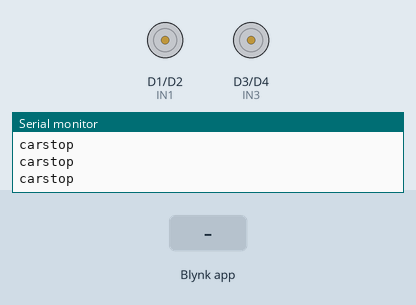
Simulated run of this sketch. Board: ESP8266 (NodeMCU). Parts: motor-driver pin pairs drawn as motors (green arrow = first pin HIGH = forward, orange = second pin HIGH = backward, longer = more drive, scaled by the enable pin), the last lines printed to the serial monitor. The inputs (shaded band) are chosen by the test bench. WiFi joins after 1.5 s; servers stay silent unless stated.

Above: at 3.0 s.
3.1 s: Blynk app writes 1 to V0
4.6 s: Blynk app writes 1 to V4
At 5.6 s:
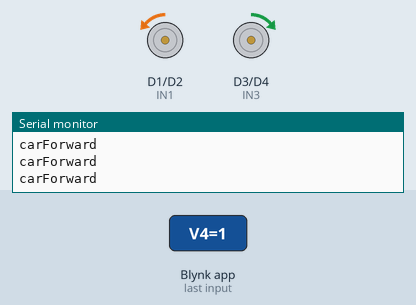
6.1 s: Blynk app writes 0 to V0
At 6.6 s:
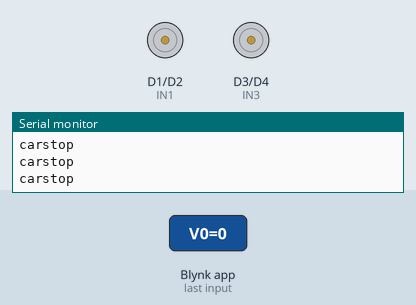
7.6 s: Blynk app writes 1 to V1
At 8.8 s:
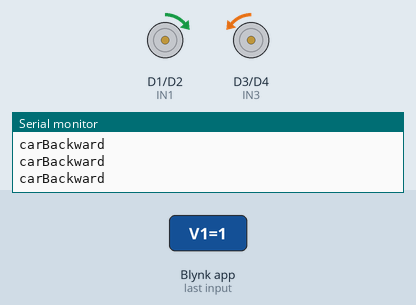
9.1 s: Blynk app writes 0 to V4
At 10.3 s:
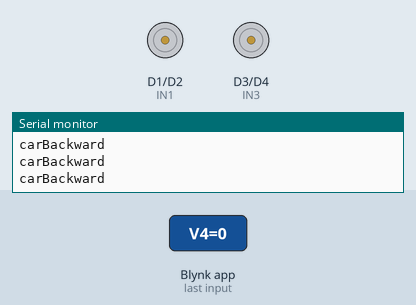
10.6 s: Blynk app writes 200 to V4
At 11.5 s:
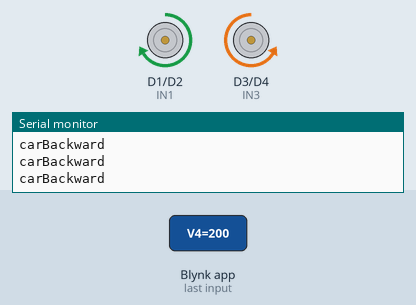
Timing chart, 0 to 13.1 s (numbered marks = the images above; inputs shaded):
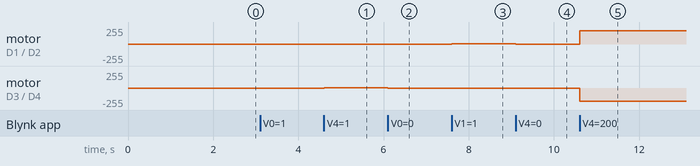

Measured:
- after the input at 4.6 s, motor on D1 (IN1) / D2 (IN2): stopped → backward 1/255 at once; motor on D3 (IN3) / D4 (IN4): stopped → forward 1/255 at once
- after the input at 6.1 s, motor on D1 (IN1) / D2 (IN2): backward 1/255 → stopped at once; motor on D3 (IN3) / D4 (IN4): forward 1/255 → stopped at once
- after the input at 7.6 s, motor on D1 (IN1) / D2 (IN2): stopped → forward 1/255 at once; motor on D3 (IN3) / D4 (IN4): stopped → backward 1/255 at once
- after the input at 9.1 s, motor on D1 (IN1) / D2 (IN2): forward 1/255 → stopped at once; motor on D3 (IN3) / D4 (IN4): backward 1/255 → stopped at once
- after the input at 10.6 s, motor on D1 (IN1) / D2 (IN2): stopped → forward 200/255 at once; motor on D3 (IN3) / D4 (IN4): stopped → backward 200/255 at once

The sketch:

wifi_car.ino
```cpp
/*NodeMCU ESP8266 WIFI control car with the New Blynk app. */

// Include the library files
#define BLYNK_PRINT Serial
#define BLYNK_TEMPLATE_ID ""   // Enter with your actual Template ID
#define BLYNK_TEMPLATE_NAME "" // Enter with your actual Template Name
#include <ESP8266WiFi.h>
#include <BlynkSimpleEsp8266.h>

// Define the motor pins
#define ENA D0
#define IN1 D1
#define IN2 D2
#define IN3 D3
#define IN4 D4
#define ENB D5


// Variables for the Blynk widget values

int Speed;

bool forward = 0;
bool backward = 0;
bool Left = 0;
bool Right = 0;


char auth[] = ""; //Enter your Blynk auth token
char ssid[] = ""; //Enter your WIFI name
char pass[] = ""; //Enter your WIFI passowrd


void setup() {
  Serial.begin(9600);
  //Set the motor pins as output pins
  pinMode(ENA, OUTPUT);
  pinMode(IN1, OUTPUT);
  pinMode(IN2, OUTPUT);
  pinMode(IN3, OUTPUT);
  pinMode(IN4, OUTPUT);
  pinMode(ENB, OUTPUT);

  // Initialize the Blynk library
  Blynk.begin(auth, ssid, pass, "blynk.cloud", 80);
}

// Get the joystick values
BLYNK_WRITE(V0) {
  forward = param.asInt();
}
// Get the joystick values
BLYNK_WRITE(V1) {
  backward = param.asInt();
}

BLYNK_WRITE(V2) {
  Left = param.asInt();
}

BLYNK_WRITE(V3) {
  Right = param.asInt();
}

//Get the slider values
BLYNK_WRITE(V4) {
  Speed = param.asInt();
}

// Check these values using the IF condition
void smartcar() {
  if (forward == 1) {
    carForward();
    Serial.println("carForward");
  } else if (backward == 1) {
    carBackward();
    Serial.println("carBackward");
  } else if (Left == 1) {
    carturnleft();
    Serial.println("carturnLeft");
  } else if (Right == 1) {
    carturnright();
    Serial.println("carturnRight");
  } else if (forward == 0 && backward == 0 && Left == 0 && Right == 0) {
    carStop();
    Serial.println("carstop");
  }
}
void loop() {
  Blynk.run();// Run the blynk function
  smartcar();// Call the main function
}

/**************Motor movement functions*****************/
void carForward() {
  analogWrite(ENA, Speed);
  analogWrite(ENB, Speed);
  digitalWrite(IN1, LOW);
  digitalWrite(IN2, HIGH);
  digitalWrite(IN3, HIGH);
  digitalWrite(IN4, LOW);
}
void carBackward() {
  analogWrite(ENA, Speed);
  analogWrite(ENB, Speed);
  digitalWrite(IN1, HIGH);
  digitalWrite(IN2, LOW);
  digitalWrite(IN3, LOW);
  digitalWrite(IN4, HIGH);
}
void carturnleft() {
  analogWrite(ENA, Speed);
  analogWrite(ENB, Speed);
  digitalWrite(IN1, HIGH);
  digitalWrite(IN2, LOW);
  digitalWrite(IN3, HIGH);
  digitalWrite(IN4, LOW);
}
void carturnright() {
  analogWrite(ENA, Speed);
  analogWrite(ENB, Speed);
  digitalWrite(IN1, LOW);
  digitalWrite(IN2, HIGH);
  digitalWrite(IN3, LOW);
  digitalWrite(IN4, HIGH);
}
void carStop() {
  digitalWrite(IN1, LOW);
  digitalWrite(IN2, LOW);
  digitalWrite(IN3, LOW);
  digitalWrite(IN4, LOW);
}
```
